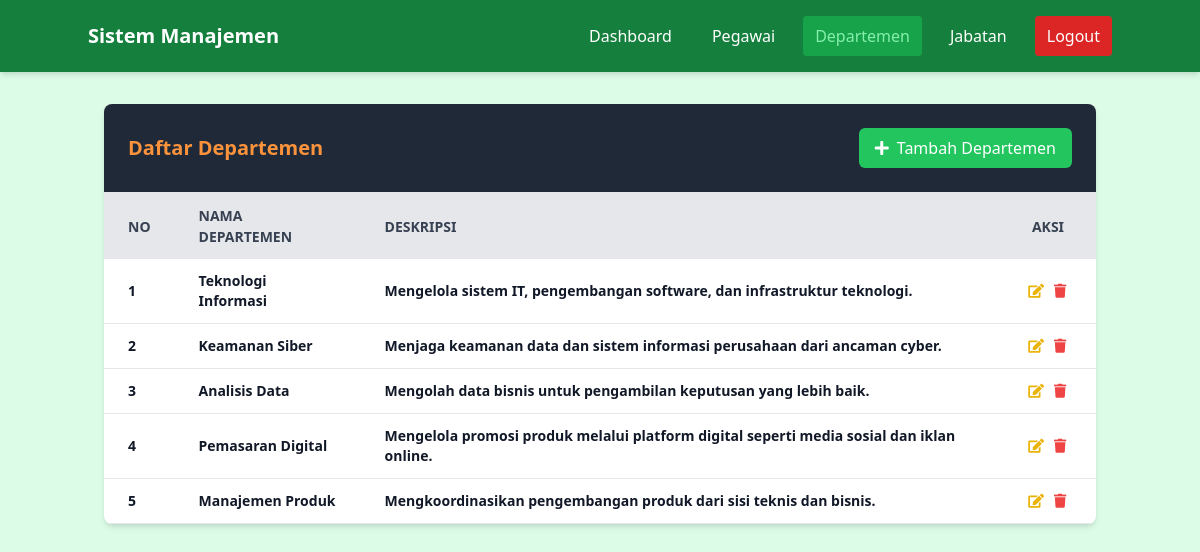
Page /pages/departemen/index.php (signed in) on the committed database.
### tables this page shows
CREATE TABLE `departemen` (
  `id` int(11) NOT NULL,
  `nama_departemen` varchar(100) NOT NULL,
  `deskripsi` text DEFAULT NULL
);

### pages/departemen/index.php (the view, shortened to what this page needs)
<?php
include '../../tampilan/navbar.php';
require_once '../../config/config.php';
$query = "SELECT * FROM departemen";
$result = mysqli_query($koneksi, $query);
?>
<div class="container mx-auto px-4 py-8">
    <div class="bg-white shadow-md rounded-lg overflow-hidden">
        <div class="flex justify-between items-center p-6  bg-gray-800 text-orange-400 border-b">
            <h3 class="text-xl font-semibold">Daftar Departemen</h3>
            <a href="tambah.php" class="bg-green-500 text-white px-4 py-2 rounded-md hover:bg-green-600 transition duration-300 flex items-center">
                <i class="fas fa-plus mr-2"></i> Tambah Departemen
            </a>
        </div>
        <div class="overflow-x-auto">
            <table class="w-full">
                <thead>
                <tr class="bg-gray-200 text-gray-700 uppercase text-sm leading-normal">
                        <th class="py-3 px-6 text-left w-16">No</th>
                        <th class="py-3 px-6 text-left">Nama Departemen</th>
                        <th class="py-3 px-6 text-left">Deskripsi</th>
                        <th class="py-3 px-6 text-center w-24">Aksi</th>
                    </tr>
                </thead>
                <tbody class="text-gray-600 text-sm font-light">
                    <?php
                    $no = 1;
                    while($row = mysqli_fetch_assoc($result)):
                    ?>
                    <tr class="border-b border-gray-200 hover:bg-gray-100">
                        <td class="py-3 px-6 text-left whitespace-nowrap font-semibold text-gray-900">
                            <div class="flex items-center">
                                <?php echo $no++; ?>
                            </div>
                        </td>
                        <td class="py-3 px-6 text-left font-semibold text-gray-900">
                            <?php echo htmlspecialchars($row['nama_departemen']); ?>
                        </td>
                        <td class="py-3 px-6 text-left font-semibold text-gray-900">
                            <?php echo htmlspecialchars($row['deskripsi'] ?? 'Tidak ada deskripsi'); ?>
                        </td>
                        <td class="py-3 px-6 text-center">
                            <div class="flex item-center justify-center">
                                <a href="edit.php?id=<?php echo $row['id']; ?>"
                                   class="w-4 mr-2 transform text-yellow-500 hover:text-yellow-700 hover:scale-110">
                                    <i class="fas fa-edit"></i>
                                </a>
                                <a href="../../proses/departemen/hapus.php?id=<?php echo $row['id']; ?>"
                                   class="w-4 transform text-red-500 hover:text-red-700 hover:scale-110"
                                   onclick="return confirm('Yakin ingin menghapus pegawai ini?')">
                                    <i class="fas fa-trash"></i>
                                </a>
                            </div>
                        </td>
                    </tr>
                    <?php endwhile; ?>
                </tbody>
            </table>
        </div>
    </div>
</div>
</body>
</html>

### rows in the picture
departemen: nama_departemen "Teknologi Informasi", deskripsi "Mengelola sistem IT, pengembangan software, dan infrastruktur teknologi."
departemen: nama_departemen "Keamanan Siber", deskripsi "Menjaga keamanan data dan sistem informasi perusahaan dari ancaman cyber."
departemen: nama_departemen "Analisis Data", deskripsi "Mengolah data bisnis untuk pengambilan keputusan yang lebih baik."
departemen: nama_departemen "Pemasaran Digital", deskripsi "Mengelola promosi produk melalui platform digital seperti media sosial dan iklan online."
departemen: nama_departemen "Manajemen Produk", deskripsi "Mengkoordinasikan pengembangan produk dari sisi teknis dan bisnis."
